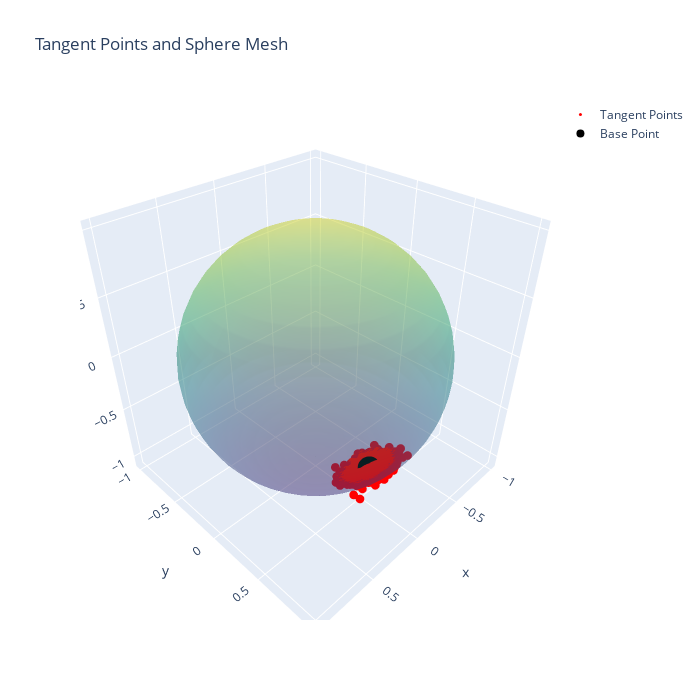

Notebook code for this chart:
### Code cell
plot_tangent_points(x, tangent_vectors)

### Figure 1 — Plotly figure (JSON) as saved in the notebook; plotly's stock layout.template omitted (floating-point values rounded to 4 significant figures; data arrays with more than 128 entries replaced by an {"elided": "..."} marker saying what was removed)
{"data": [{"colorscale": [[0, "#440154"], [0.1111, "#482878"], [0.2222, "#3e4989"], [0.3333, "#31688e"], [0.4444, "#26828e"], [0.5556, "#1f9e89"], [0.6667, "#35b779"], [0.7778, "#6ece58"], [0.8889, "#b5de2b"], [1, "#fde725"]], "opacity": 0.3, "showscale": false, "type": "surface", "x": {"elided": "50x25 float values"}, "y": {"elided": "50x25 float values"}, "z": {"elided": "50x25 float values"}}, {"marker": {"color": "red", "size": 3}, "mode": "markers", "name": "Tangent Points", "type": "scatter3d", "x": {"elided": "1000 float values"}, "y": {"elided": "1000 float values"}, "z": {"elided": "1000 float values"}}, {"marker": {"color": "black", "size": 8}, "mode": "markers", "name": "Base Point", "type": "scatter3d", "x": [-0.1098], "y": [0.4795], "z": [-0.8706]}], "layout": {"height": 700, "scene": {"aspectmode": "data"}, "title": {"text": "Tangent Points and Sphere Mesh"}, "width": 700}}
